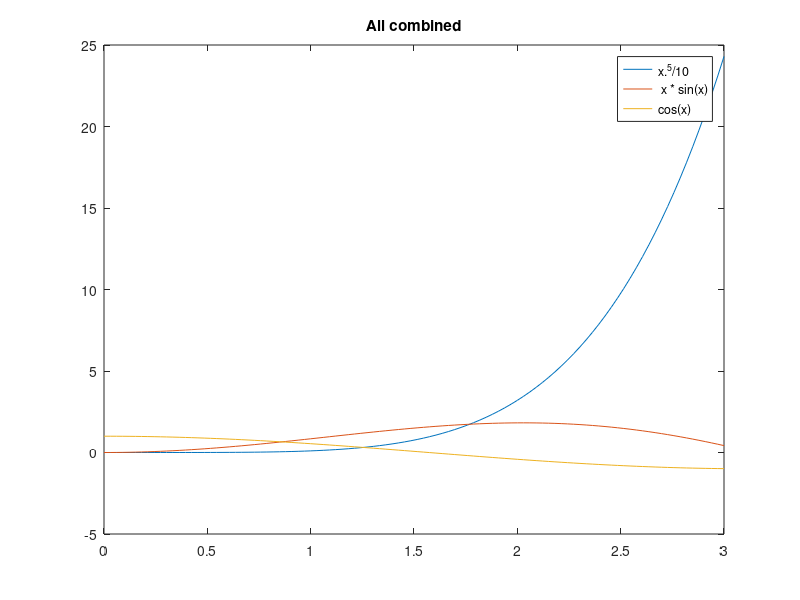

This chart was generated by the following MATLAB code:
x = linspace(0,3);
f1 = x.^5/10;
f2 =  x .* sin(x);
f3 =  cos(x);
plot(x, f1, x, f2, x, f3);
legend('x.^5/10', ' x * sin(x)', 'cos(x)');
title('All combined')